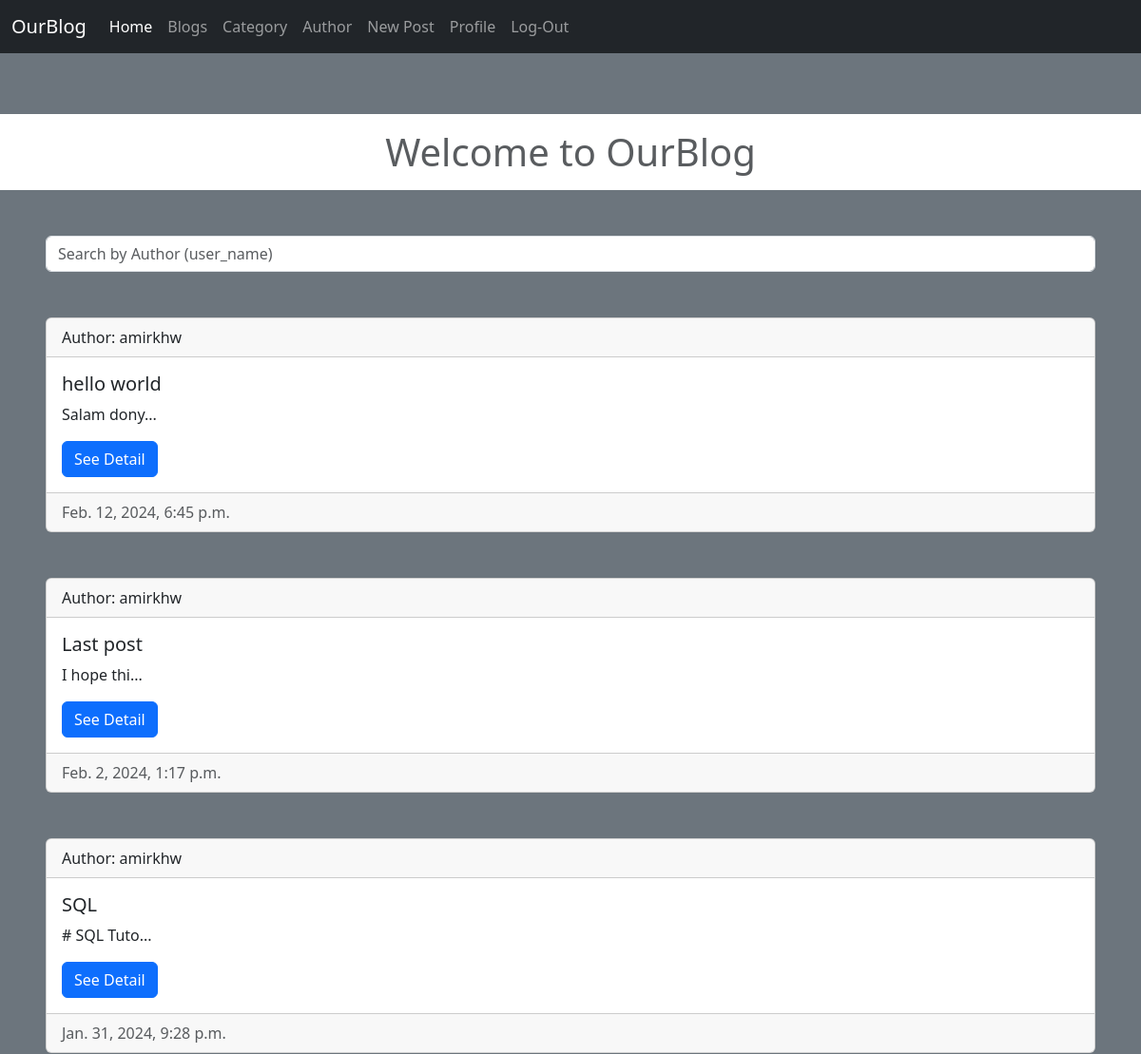
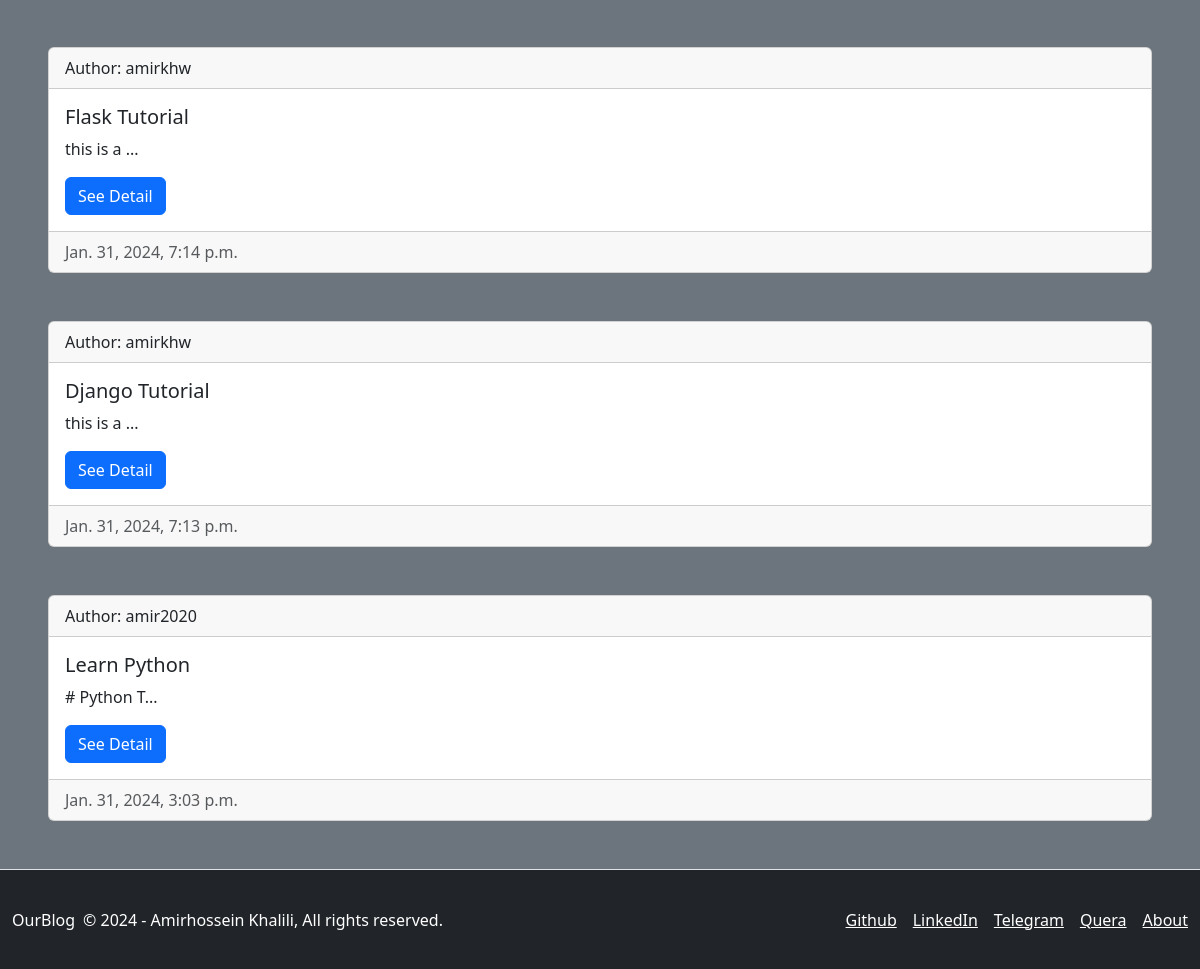
Page /posts/list-author/ (signed in) on the committed database (2 pictures, top to bottom).
### apps/posts/models.py (models this page shows, shortened)
class Post(models.Model):
    title = models.CharField(max_length=255)
    body = models.TextField(blank=True, null=True)
    author = models.ForeignKey(User, on_delete=models.CASCADE, related_name='posts')
    category = models.ForeignKey(Category, on_delete=models.SET_NULL, related_name='posts', null=True)
    created_at = models.DateTimeField(auto_now_add=True)
    last_modified = models.DateTimeField(auto_now=True)

### apps/users/models.py (models this page shows, shortened)
class User(AbstractBaseUser, PermissionsMixin):
    email = models.EmailField(unique=True)
    user_name = models.CharField(max_length=255, unique=True)
    first_name = models.CharField(max_length=127, blank=False, null=False)
    last_name = models.CharField(max_length=127, blank=False, null=False)
    created_at = models.DateTimeField(auto_now_add=True)
    about = models.TextField(_('About me'), max_length=500, blank=True, null=True)
    is_staff = models.BooleanField(default=False)
    is_active = models.BooleanField(default=True)
    objects = CustomUserManager()
    USERNAME_FIELD = 'email'
    REQUIRED_FIELDS = ['user_name', 'first_name', 'last_name']

### apps/posts/views.py (the view)
# urls.py: path('list-author/', AuthorListPosts.as_view(), name='list-author'),
@method_decorator(login_required, name='dispatch')
class AuthorListPosts(ListView):
    model = Post
    template_name = 'posts/author.html'
    context_object_name = 'posts'
    ordering = '-created_at'

### templates/posts/author.html (shortened to what this page needs)
{% extends 'base/base.html' %}
{% load crispy_forms_tags %}
{% load static %}
{% block content %}
    <div class="container-fluid bg-secondary my-0 py-5 px-0 min-vh-100">
        <h1 class="text-center bg-white text-muted py-3 my-3">Welcome to OurBlog</h1>
        <div class="input-group my-5 px-5">
          <input id="search-bar" type="text" class="form-control" placeholder="Search by Author (user_name)"/>
        </div>
        <div id="container">
        {% for post in posts %}
            <div class="card mx-5 mt-5">
              <div class="card-header">Author: {{ post.author.user_name }}</div>
              <div class="card-body">
                <h5 class="card-title">{{ post.title }}</h5>
                <p class="card-text">{{ post.body | slice:':10' }}...</p>
                <a href="{% url 'posts:detail-post' post.id %}" class="btn btn-primary">See Detail</a>
              </div>
              <div class="card-footer text-muted">{{ post.created_at }}</div>
            </div>
        {% empty %}
            <p class="text-center">No post is available</p>
        {% endfor %}
        </div>
    </div>
{% endblock %}

### rows in the picture
Post: author.user_name "amirkhw", title "hello world", body "Salam dony", created_at "Feb. 12, 2024, 6:45 p.m."
Post: author.user_name "amirkhw", title "Last post", body "I hope thi", created_at "Feb. 2, 2024, 1:17 p.m."
Post: author.user_name "amirkhw", title "SQL", body "# SQL Tuto", created_at "Jan. 31, 2024, 9:28 p.m."
Post: author.user_name "amirkhw", title "Flask Tutorial", body "this is a", created_at "Jan. 31, 2024, 7:14 p.m."
Post: author.user_name "amirkhw", title "Django Tutorial", body "this is a", created_at "Jan. 31, 2024, 7:13 p.m."
Post: author.user_name "amir2020", title "Learn Python", body "# Python T", created_at "Jan. 31, 2024, 3:03 p.m."
